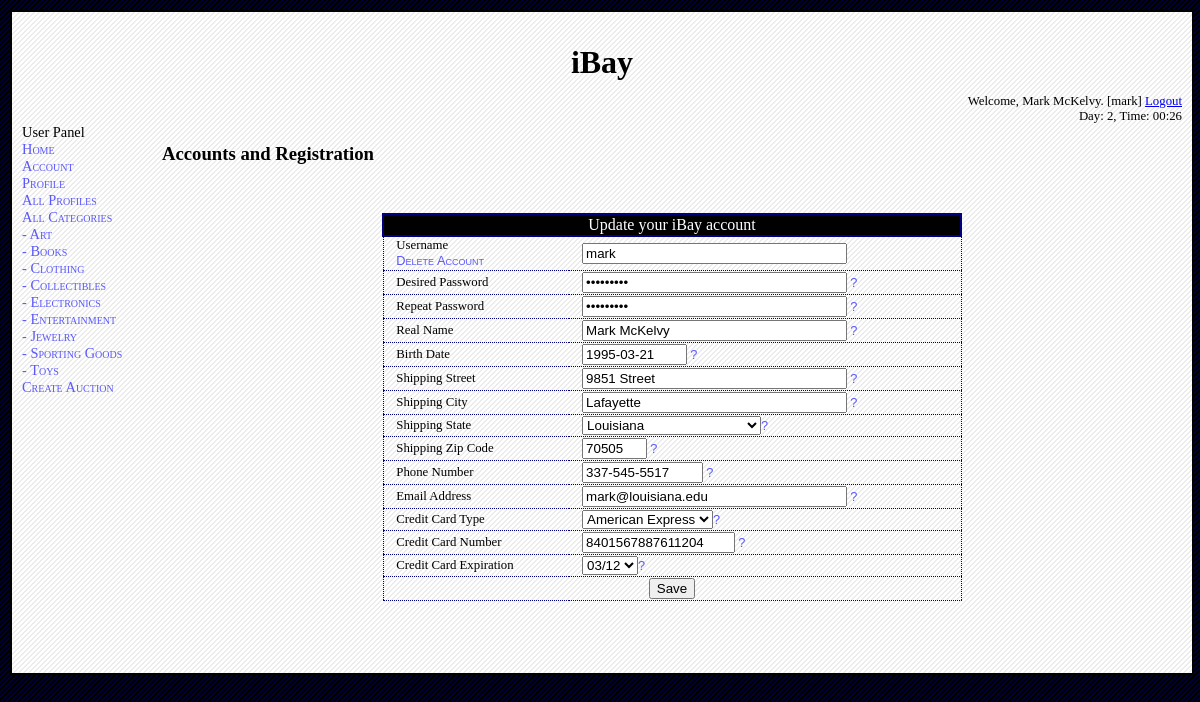
The page /source/registration.php (signed in) on the database as committed earlier.
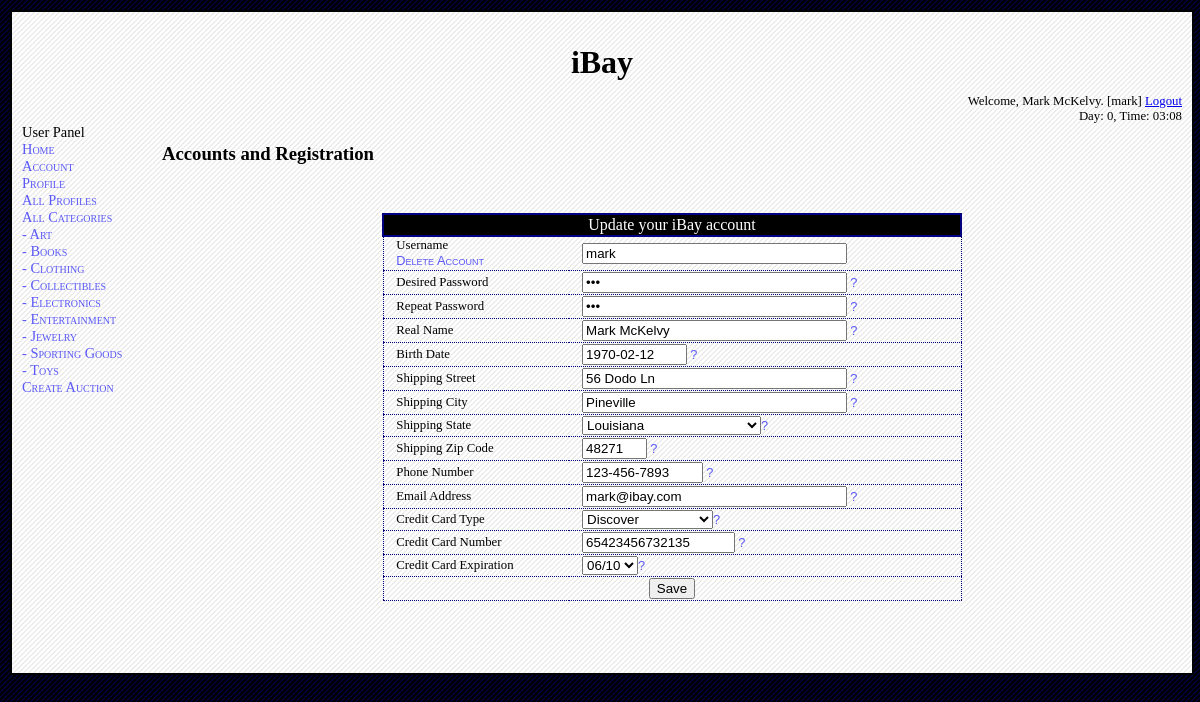
The same page on the database as committed later.
### tables this page shows
CREATE TABLE `user` (
  `username` varchar(50) NOT NULL default '',
  `password` varchar(50) default NULL,
  `is_admin` tinyint(1) default NULL,
  `realname` varchar(100) default NULL,
  `birth_date` varchar(10) default NULL,
  `shipping_street` varchar(100) default NULL,
  `shipping_city` varchar(50) default NULL,
  `shipping_state` varchar(25) default NULL,
  `shipping_zip` varchar(10) default NULL,
  `phone` varchar(12) default NULL,
  `email` varchar(50) default NULL,
  `card_type` varchar(20) default NULL,
  `card_number` varchar(16) default NULL,
  `card_expire` varchar(5) default NULL,
  `picture` varchar(100) default NULL,
  `description` varchar(250) default NULL,
  PRIMARY KEY  (`username`)
);

### source/dbinfo.php (called while the page is built, shortened)
<?php
class dbinfo_t
{
	var $debug;
	function init ()
	{
		$this->debug = true;
	}
	function query ($q)
	{
		if ($this->debug)
			$result = mysql_query ($q) or die ('BAD QUERY: '.mysql_error ());
		else
			$result = mysql_query ($q);
		return $result;
	}
	function logged_in ()
	{
		return isset ($_SESSION) && isset ($_SESSION['Username']);
	}
	function is_admin ()
	{
		return $this->logged_in () && $_SESSION['Admin'] == 1;
	}
	function username ()
	{
		return $_SESSION['Username'];
	}
	function day ()
	{
		return $_SESSION['Day'];
	}
	function hour ()
	{
		return $_SESSION['Hour'];
	}
	function minute ()
	{
		return $_SESSION['Minute'];
	}
}
?>

### source/registration.php (the view, shortened to what the changed rows need)
<?php
include_once ("common.php");
$dbinfo = new dbinfo_t ();
echo_header ($dbinfo);
$mode = get ("mode");
$current_script = current_script ();
$get_username = get ("username");
function registration_form ($user = "")
{
	global $dbinfo;
	global $current_script;
	if (!empty ($user) && $dbinfo->user_exists ($user))
	{
		$result = $dbinfo->query ("select * from user where username = '$user'");
		if ($result)
		{
			list($username, $passwd, $is_admin, $name, $dob, $street,
			     $city, $state, $zip, $phone, $email, $cc, $ccn, $ccx,
			     $picture, $desc) = mysql_fetch_row ($result);
		}
	}
	else if (!empty ($username))
	{
		echo "You've reached this page in error.";
		return;
	}
	echo h3 ("Accounts and Registration");
	$table = new table_common_t ();
	$table->init ("tbl_std");
	echo $table->table_begin ();
	echo $table->table_head_begin ();
	if (!$dbinfo->logged_in ())
		echo $table->tr ($table->td_span ("Register for an iBay account", "", 2));
	else if ($dbinfo->logged_in () && $user != $dbinfo->username ())
		echo $table->tr ($table->td_span ("Update (not) your iBay account", "", 2));
	else
		echo $table->tr ($table->td_span ("Update your iBay account", "", 2));
	echo $table->table_head_end ();
	echo $table->table_body_begin ();
	if ($dbinfo->logged_in ())
		echo form_begin_n ("$current_script?mode=save", "post", "registration_form", "return validate_form (this)");
	else
		echo form_begin_n ("$current_script?mode=savenew", "post", "registration_form", "return validate_form (this)");
	if (empty ($user))
		echo $table->tr ($table->td ("Desired Username").
				 $table->td (text_input_s ("username", $username, 30, 50).
					     alert ("50 characters or less. Have fun.", "?")));
	else
		echo $table->tr ($table->td ("Username<br/>".href ("$current_script?mode=delete&username=$username", "Delete Account")).
				 $table->td (text_input_sr ("username", $username, 30, 50)));
	echo $table->tr ($table->td ("Desired Password").
			 $table->td (password_input_s ("password", $passwd, 30, 50).
				     alert ("50 characters or less, must match. Make it super secret.", "?")));
	echo $table->tr ($table->td ("Repeat Password").
			 $table->td (password_input_s ("password2", $passwd, 30, 50).
				     alert ("You thought there would be something helpful here. Just type the same thing as in the above box.", "?")));
	echo $table->tr ($table->td ("Birth Date").
			 $table->td (text_input_s ("birth_date", $dob, 10, 10).
				     alert ("Up to 10 characters, at least 6. e.g. 1980-10-17", "?")));
	echo $table->tr ($table->td ("Shipping Street").
			 $table->td (text_input_s ("shipping_street", $street, 30, 100).
				     alert ("100 characters or less. e.g. 56 Dodo Ln", "?")));
	echo $table->tr ($table->td ("Shipping City").
			 $table->td (text_input_s ("shipping_city", $city, 30, 50).
				     alert ("50 characters or less. e.g. Eunice", "?")));
	$options = "";
	$options = $options.option ("Alabama", "Alabama", $state);
	$options = $options.option ("Alaska", "Alaska", $state);
	$options = $options.option ("American Samoa", "American Samoa", $state);
	$options = $options.option ("Arizona", "Arizona", $state);
	$options = $options.option ("Arkansas", "Arkansas", $state);
	$options = $options.option ("California", "California", $state);
	$options = $options.option ("Colorado", "Colorado", $state);
	$options = $options.option ("Connecticut", "Connecticut", $state);
	$options = $options.option ("Delaware", "Delaware", $state);
	$options = $options.option ("District of Columbia", "District of Columbia", $state);
	$options = $options.option ("Florida", "Florida", $state);
	$options = $options.option ("Georgia", "Georgia", $state);
	$options = $options.option ("Guam", "Guam", $state);
	$options = $options.option ("Hawaii", "Hawaii", $state);
	$options = $options.option ("Idaho", "Idaho", $state);
	$options = $options.option ("Illinois", "Illinois", $state);
	$options = $options.option ("Indiana", "Indiana", $state);
	$options = $options.option ("Iowa", "Iowa", $state);
	$options = $options.option ("Kansas", "Kansas", $state);
	$options = $options.option ("Kentucky", "Kentucky", $state);
	$options = $options.option ("Louisiana", "Louisiana", $state);
	$options = $options.option ("Maine", "Maine", $state);
	$options = $options.option ("Maryland", "Maryland", $state);
	$options = $options.option ("Massachusetts", "Massachusetts", $state);
	$options = $options.option ("Michigan", "Michigan", $state);
	$options = $options.option ("Minnesota", "Minnesota", $state);
	$options = $options.option ("Mississippi", "Mississippi", $state);
	$options = $options.option ("Missouri", "Missouri", $state);
	$options = $options.option ("Montana", "Montana", $state);
	$options = $options.option ("Nebraska", "Nebraska", $state);
	$options = $options.option ("Nevada", "Nevada", $state);
	$options = $options.option ("New Hampshire", "New Hampshire", $state);
	$options = $options.option ("New Jersey", "New Jersey", $state);
	$options = $options.option ("New Mexico", "New Mexico", $state);
	$options = $options.option ("New York", "New York", $state);
	$options = $options.option ("North Carolina", "North Carolina", $state);
	$options = $options.option ("North Dakota", "North Dakota", $state);
	$options = $options.option ("Northern Marianas Islands", "Northern Marianas Islands", $state);
	$options = $options.option ("Ohio", "Ohio", $state);
	$options = $options.option ("Oklahoma", "Oklahoma", $state);
	$options = $options.option ("Oregon", "Oregon", $state);
	$options = $options.option ("Pennsylvania", "Pennsylvania", $state);
	$options = $options.option ("Puerto Rico", "Puerto Rico", $state);
	$options = $options.option ("Rhode Island", "Rhode Island", $state);
	$options = $options.option ("South Carolina", "South Carolina", $state);
	$options = $options.option ("South Dakota", "South Dakota", $state);
	$options = $options.option ("Tennessee", "Tennessee", $state);
	$options = $options.option ("Texas", "Texas", $state);
	$options = $options.option ("Utah", "Utah", $state);
	$options = $options.option ("Vermont", "Vermont", $state);
	$options = $options.option ("Virginia", "Virginia", $state);
	$options = $options.option ("Virgin Islands", "Virgin Islands", $state);
	$options = $options.option ("Washington", "Washington", $state);
	$options = $options.option ("West Virginia", "West Virginia", $state);
	$options = $options.option ("Wisconsin", "Wisconsin", $state);
	$options = $options.option ("Wyoming", "Wyoming", $state);
	echo $table->tr ($table->td ("Shipping State").
			 $table->td (select ("shipping_state", $options).
				     alert ("Don't lie on this choice.", "?")));
	echo $table->tr ($table->td ("Shipping Zip Code").
			 $table->td (text_input_s ("shipping_zip", $zip, 5, 10).
				     alert ("5 to 10 digits only. e.g. 90210", "?")));
	echo $table->tr ($table->td ("Phone Number").
			 $table->td (text_input_s ("phone", $phone, 12, 12).
				     alert ("10 to 12 characters. e.g. 123-456-7890", "?")));
	echo $table->tr ($table->td ("Email Address").
			 $table->td (text_input_s ("email", $email, 30, 50).
				     alert ("50 characters or less. e.g. bill@hat.com.", "?")));
	$options = "";
	$options = $options.option ("American Express", "American Express", $cc);
	$options = $options.option ("Discover", "Discover", $cc);
	$options = $options.option ("Mastercard", "Mastercard", $cc);
	$options = $options.option ("Visa", "Visa", $cc);
	echo $table->tr ($table->td ("Credit Card Type").
			 $table->td (select ("card_type", $options).
				     alert ("You better have one.", "?")));
	echo $table->tr ($table->td ("Credit Card Number").
			 $table->td (text_input_s ("card_number", $ccn, 16, 16).
				     alert ("12 to 16 digits. e.g. 1111222233334444", "?")));
	$options = "";
	for ($j = 9; $j <= 14; $j++)
	{
		if ($j < 10)
			$j = "0".$j;
		for ($i = 1; $i <= 12; $i++)
		{
			if ($i < 10)
				$i = "0".$i;
			$options = $options.option ("$i/$j", "$i/$j", $ccx);
		}
	}
	echo $table->tr ($table->td ("Credit Card Expiration").
			 $table->td (select ("card_expire", $options).
				     alert ("Expiration date of your credit card.", "?")));
	echo form_end ();
	echo $table->table_body_end ();
	echo $table->table_end ();
}
if ($dbinfo->logged_in ())
{
	$user = $dbinfo->username ();
	if ($mode == "login_as" && !empty ($get_username))
	{
		$dbinfo->save_activity ("Logged in as '$user'.");
		$dbinfo->login_as ($user);
		echo href ("$current_script?", "Click to refresh.");
	}
	else
	{
		registration_form ($user);
	}
}
echo_footer ($dbinfo);
?>

### source/common.php (shortened to what the changed rows need)
<?php
include_once ("dbinfo.php");
include_once ("form_common.php");
include_once ("table_common.php");
include_once ("list_common.php");
function echo_header ($dbinfo)
{
	$dbinfo->init ();
	$dbinfo->update_all ();
	echo <<<HEREDOC
<!DOCTYPE HTML PUBLIC "-//W3C//DTD HTML 4.01//EN" "http://www.w3.org/TR/html4/strict.dtd">
<html>
<head>
<meta http-equiv="Content-Type" content="text/html; charset=iso-8859-1" />
<title>CMPS 460 DB Project</title>
<link href="style.css" rel="stylesheet" type="text/css" />
</head>
<body>
HEREDOC;
	echo_div ("container");
	echo "iBay";
	end_div ();
	$day = $dbinfo->day () + 0;
	$hour = $dbinfo->hour ();
	$minute = $dbinfo->minute ();
	if ($dbinfo->logged_in ())
	{
		$realname = $dbinfo->realname ();
		$username = $dbinfo->username ();
		$logoutlink = href ("logout.php", "Logout");
		cout ("Welcome, $realname. [$username] $logoutlink");
	}
	else
	{
		$loginlink = href ("login.php", "Login");
		$reglink= href ("registration.php", "Register");
		cout ("Welcome! $loginlink or $reglink");
	}
	echo ("Day: $day, Time: $hour:$minute");
	if ($dbinfo->logged_in ())
	{
		if ($dbinfo->is_admin ())
			$nav = "Admin Panel<br/>";
		else
			$nav = "User Panel<br/>";
		$nav = $nav.li_wrap (href ("index.php", "Home"));
		$nav = $nav.li_wrap (href ("registration.php?mode=view", "Account"));
		$nav = $nav.li_wrap (href ("profile.php", "Profile"));
		$nav = $nav.li_wrap (href ("profile.php?mode=browse", "All Profiles"));
		$nav = $nav.li_wrap (href ("category.php", "All Categories"));
		$nav = $nav.li_wrap (href ("category.php?view=Art", " - Art"));
		$nav = $nav.li_wrap (href ("category.php?view=Books", " - Books"));
		$nav = $nav.li_wrap (href ("category.php?view=Clothing", " - Clothing"));
		$nav = $nav.li_wrap (href ("category.php?view=Collectibles", " - Collectibles"));
		$nav = $nav.li_wrap (href ("category.php?view=Electronics", " - Electronics"));
		$nav = $nav.li_wrap (href ("category.php?view=Entertainment", " - Entertainment"));
		$nav = $nav.li_wrap (href ("category.php?view=Jewelry", " - Jewelry"));
		$nav = $nav.li_wrap (href ("category.php?view=Sporting Goods", " - Sporting Goods"));
		$nav = $nav.li_wrap (href ("category.php?view=Toys", " - Toys"));
		$nav = $nav.li_wrap (href ("itemlisting.php?mode=new", "Create Auction"));
		echo ul_wrap ($nav);
	}
}
function echo_footer ($dbinfo)
{
	echo <<<HEREDOC
</body>
</html>
HEREDOC;
}
function current_script ()
{
	return basename ($_SERVER["SCRIPT_NAME"]);
}
function echo_div ($name)
{
	if (empty ($name))
		echo "<div>\n";
	else
		echo "<div id=\"$name\">\n";
}
function end_div ()
{
	echo "</div>\n";
}
function href ($url, $text)
{
	return "<a href=\"$url\">$text</a>";
}
function get ($key)
{
	if (isset ($_GET[$key]))
		$val = $_GET[$key];
	else
		$val = "";
	return $val;
}
function h3 ($text)
{
	return "<h3>$text</h3>\n";
}
function cout ($str)
{
	echo "$str"."<br/>\n";
}
function alert ($msg, $linktext)
{
	return "<a href=\"javascript:alert ('$msg')\">$linktext</a>";
}
?>

### source/form_common.php (shortened to what the changed rows need)
<?php
function form_begin_n ($action, $method, $name, $on_submit)
{
	return "<form action=\"$action\" method=\"$method\" accept-charset=\"UTF-8\" name=\"$name\" onsubmit=\"$on_submit\">\n";
}
function form_end ()
{
	return "</form>\n";
}
function text_input_s ($name, $value, $size, $maxsize)
{
	return input ($name, $value, $size, "", "text", $maxsize);
}
function text_input_sr ($name, $value, $size, $maxsize)
{
	return input ($name, $value, $size, "", "text", $maxsize, "readonly");
}
function password_input_s ($name, $value, $size, $maxsize)
{
	return input ($name, $value, $size, "", "password", $maxsize);
}
function input ($name, $value, $size, $id, $type, $maxsize = "", $other_opts = "")
{
	if (!empty ($maxsize))
		$maxsize = "maxlength=\"$maxsize\"";
	if (empty ($size))
		return "<input name=\"$name\" $maxsize id=\"$id\" type=\"$type\" value=\"$value\" $other_opts>\n";
	else
		return "<input name=\"$name\" $maxsize size=\"$size\" id=\"$id\" type=\"$type\" value=\"$value\" $other_opts>\n";
}
function select ($name, $options)
{
	return "<select name=\"$name\">\n$options \n</select>";
}
function option ($value, $display, $is_selected = "")
{
	if (!empty ($is_selected) && $value == $is_selected)
		return "<option selected=\"yes\" value=\"$value\">$display</option>\n";
	else
		return "<option value=\"$value\">$display</option>\n";
}
?>

Rows that differ between the two databases and show on the page:
changed user "mark": birth_date "1995-03-21" → "1970-02-12"; shipping_street "9851 Street" → "56 Dodo Ln"; shipping_city "Lafayette" → "Pineville"; shipping_zip "70505" → "48271"; phone "337-545-5517" → "123-456-7893"; email "mark@louisiana.edu" → "mark@ibay.com"; card_type "American Express" → "Discover"; card_number "8401567887611204" → "65423456732135"; card_expire "03/12" → "06/10"
Other text that changed with them:
$day: "2" → "0"
$hour: "00" → "03"
$minute: "26" → "08"
